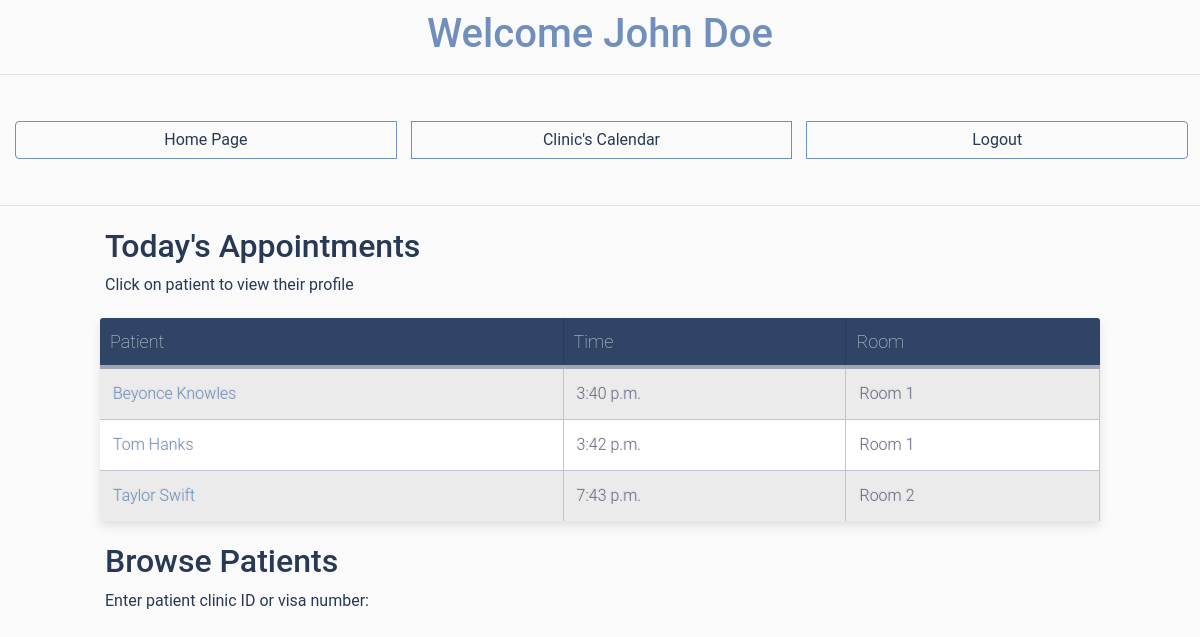
Page /doctor_interface/ (signed in) on the earlier database version.
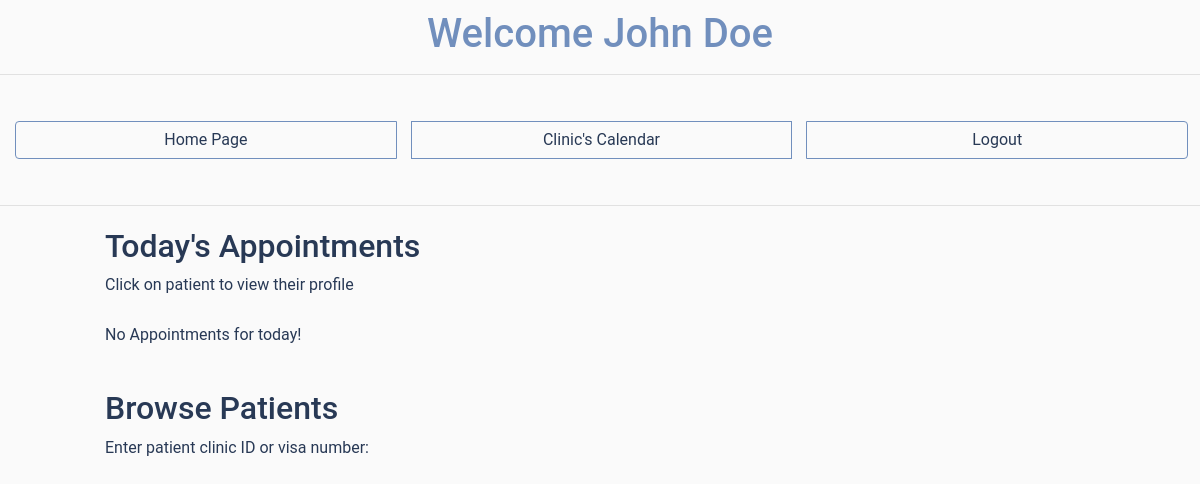
Same page on the later database version.
### general_models/models.py (models this page shows)
class Appointment(models.Model):
    doctor = models.ForeignKey(Doctor, on_delete=models.CASCADE)
    patient = models.ForeignKey(Patient, on_delete=models.CASCADE, null=True)
    date = models.DateField()
    time = models.TimeField()
    room = models.CharField(max_length=30, null=True)
    assigned = models.BooleanField( default=False)
    done = models.BooleanField( default=False)
    """
    @property
    def get_html_url(self):
        url = reverse('reception_desk:event_edit', args=(self.id,))
        return f'<a href="{url}"> {self.title} </a>'
    """

class Patient(models.Model):
    first_name = models.CharField(max_length=30)
    last_name = models.CharField(max_length=30)
    gender = models.CharField(max_length=1, null=True)
    clinic_identifying_number = models.CharField(max_length=30)
    visa_number = models.CharField(max_length=30)
    language = models.CharField(max_length=30, default='English')
    phone_number = models.CharField(max_length=30, blank=True)
    origin_country = models.CharField(max_length=30, blank=True)
    date_of_birth = models.DateField(null=True)
    def __str__(self):
        return self.first_name + " " + self.last_name + "\n"

### doctor_interface/views.py (the view)
# urls.py: path('', views.index.as_view() , name='homepage'),
class index(View):
    def get(self, request, *args, **kwargs):
        if not(request.user.is_authenticated):
            return render(request, 'doctor_interface/not_logged_in.html')
        if not(request.user.groups.filter(name = 'Doctors').exists()):
            return render(request, 'doctor_interface/not_a_doctor.html')
        user = request.user
        my_appointments = gm.Appointment.objects.all()
        my_appointments = my_appointments.filter(assigned = True)
        my_appointments = my_appointments.filter(doctor = user.doctor)
        my_appointments = my_appointments.filter(done = False)
        today_appointments = my_appointments.filter(date = str(datetime.date.today())).order_by("time")
        context = {"user": user,  "today_appointments": today_appointments }
        return render(request, 'doctor_interface/doctor_interface_home.html', context)

### doctor_interface/templates/doctor_interface/doctor_interface_home.html (shortened to what this page needs)
{% load static %}
<!doctype html>
<html lang="en">
<head>
  <link rel="stylesheet" href="https://maxcdn.bootstrapcdn.com/bootstrap/4.0.0/css/bootstrap.min.css">
  <link rel="stylesheet" href="https://use.fontawesome.com/releases/v5.0.10/css/all.css">
  <link rel="stylesheet" type="text/css" href="{% static 'doctor_interface/style_interface.css'%}">
</head>
<body>
  <h1 class="title", style="text-align:center"> Welcome {{ user.first_name }} {{ user.last_name }}</h1>
  <hr>
  <div class="btn-group clearfix" style="width: 99%">
    <a class="btn btn-info left clearfix" style="width:33.3%; border: 1px solid  #718fbd;" href="{% url 'home' %}">Home Page</a>
    <a class="btn btn-info left clearfix" style="width:33.3%; border: 1px solid  #718fbd;"  href="{% url 'reception_desk:calendar' %}" >Clinic's Calendar</a>
    <a class="btn btn-info left clearfix" style="width:33.3%; border: 1px solid  #718fbd;" href="{% url 'logout' %}" >Logout</a>
  </div>
  <hr>
  <div class="table-title">
    <h2 style="color: #283955;">Today's Appointments</h2>
    <p style="color: #283955;">Click on patient to view their profile</p>
  </div>
  {% if today_appointments %}
          <table class="table-fill">
            <thead>
              <tr>
                <th>Patient</th>
                <th>Time</th>
                <th>Room</th>
              </tr>
            </thead>
            <tbody class="table-hover">
        {% for appointment in today_appointments %}
            <tr>
              <td><a href="{% url 'doctor_interface:patient_interface' %}?patient_id={{appointment.patient.clinic_identifying_number}}">{{ appointment.patient }}</a></td>
              <td>{{ appointment.time }}</td>
              <td>{{ appointment.room }}</td>
            </tr>
        {% endfor %}
            </tbody>
          </table>
    {% else %}
    <div class="table-title">
      <p style="color: #283955;">No Appointments for today!</p>
    </div>
    {% endif %}
  <div class="table-title">
    <h2 style="color: #283955;">Browse Patients</h2>
    <p style="color: #283955;">Enter patient clinic ID or visa number:</p>
  </div>
  </body>

### doctor_interface/static/doctor_interface/style_interface.css (style rules this page uses)
body { font-family: "Roboto", "ptsans", "Lato", "Helvetica Neue", Helvetica, Arial, sans-serif; background: #fafafa; }
div.table-title { display: block; margin: auto; max-width: 1000px; padding:5px; width: 100%; }
.left { float: left; }
.btn { outline: none; color: #283955; background-color: transparent; box-shadow: 0 0 0 0; margin-right: 3px; }
.clearfix { margin: 15px; }
.title { text-align: center; margin: 10px; color: #718fbd; }
a { color: #718fbd; }

Differences in the rows shown:
removed Appointment: patient "Beyonce Knowles", time "3:40 p.m.", room "Room 1"
removed Appointment: patient "Tom Hanks", time "3:42 p.m.", room "Room 1"
removed Appointment: patient "Taylor Swift", time "7:43 p.m.", room "Room 2"
Other differences:
text no longer shown: "Patient Time Room"
text now shown: "No Appointments for today!"
